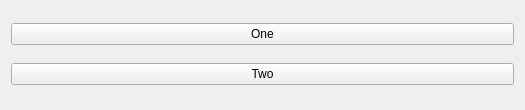
<?xml version="1.0" encoding="UTF-8"?>
<ui version="4.0">
 <class>Widget</class>
 <widget class="QWidget" name="Widget">
  <property name="geometry">
   <rect>
    <x>0</x>
    <y>0</y>
    <width>525</width>
    <height>110</height>
   </rect>
  </property>
  <property name="windowTitle">
   <string>Widget</string>
  </property>
  <layout class="QVBoxLayout" name="verticalLayout">
   <item>
    <widget class="QPushButton" name="pushButton">
     <property name="text">
      <string>One</string>
     </property>
    </widget>
   </item>
   <item>
    <widget class="QPushButton" name="pushButton_2">
     <property name="text">
      <string>Two</string>
     </property>
    </widget>
   </item>
  </layout>
 </widget>
 <resources/>
 <connections/>
</ui>
